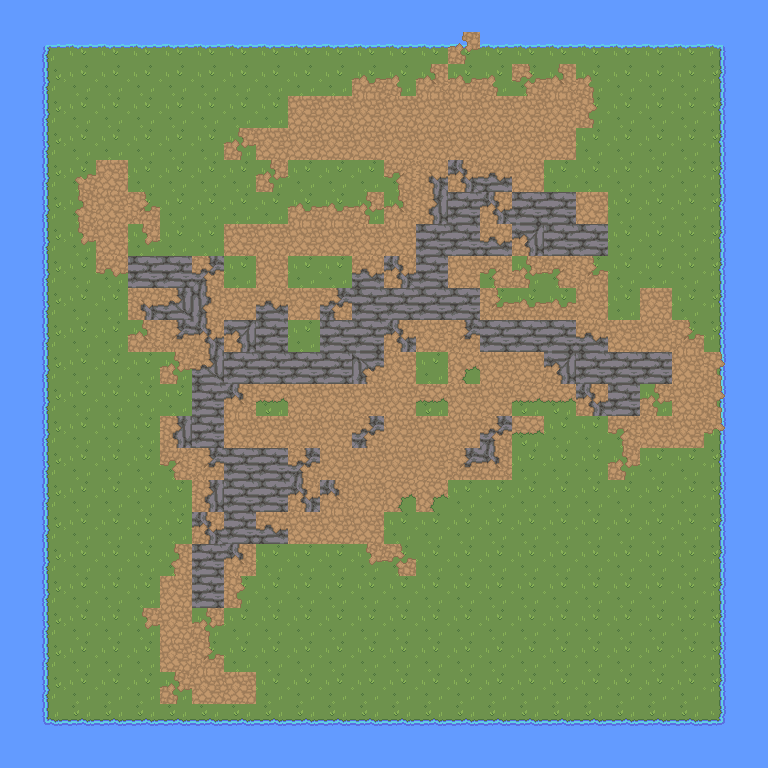

This game map was drawn from its Tiled (.tmx) file and the tilesets committed beside it. A one-line description and the full map source follow:
An orthogonal 24x24 tile map with 32x32 px tiles, 3 tile layers (Tile Layer 1, Tile Layer 2, Tile Layer 3), 2 tilesets.

<map version="1.10" tiledversion="1.11.2" orientation="orthogonal" renderorder="right-down" width="24" height="24" tilewidth="32" tileheight="32" infinite="0" nextlayerid="4" nextobjectid="1">
 <tileset firstgid="1" source="RPG Nature Tileset Autumn.tsx" />
 <tileset firstgid="136" source="RPG Nature Tileset.tsx" />
 <layer id="1" name="Tile Layer 1" width="24" height="24" locked="1">
  <data encoding="csv">
177,177,177,177,177,177,177,177,177,177,177,177,177,177,177,177,177,177,177,177,177,177,177,177,
177,51,52,52,52,52,52,52,52,52,52,52,52,52,52,52,52,52,52,52,52,52,53,177,
177,66,62,62,62,62,62,62,62,62,62,62,62,62,62,62,62,62,62,62,62,62,68,177,
177,66,62,62,62,62,62,62,62,62,62,62,62,62,62,62,62,62,67,62,62,62,68,177,
177,66,62,62,62,62,62,62,62,62,62,62,62,62,62,62,62,62,62,62,62,62,68,177,
177,66,67,62,62,62,62,62,62,62,62,62,62,62,62,62,62,62,62,62,62,62,68,177,
177,66,62,62,62,62,62,62,62,62,62,62,62,62,62,62,62,62,62,62,62,62,68,177,
177,66,62,62,62,62,62,62,62,62,62,62,62,62,62,62,62,62,62,62,62,62,68,177,
177,66,62,62,62,62,62,62,62,62,62,62,62,62,62,62,62,62,62,62,62,62,68,177,
177,66,62,62,62,62,62,62,62,62,62,62,62,62,62,62,62,62,62,62,62,62,68,177,
177,66,62,62,62,62,62,62,62,62,62,62,62,62,62,62,62,62,62,62,62,62,68,177,
177,66,62,62,62,62,62,62,62,62,62,62,62,62,62,62,62,62,62,62,62,62,68,177,
177,66,62,62,62,62,62,62,62,62,62,62,62,62,62,62,62,62,62,62,62,62,68,177,
177,66,62,62,62,62,62,62,62,62,62,62,62,62,62,62,62,62,62,62,62,62,68,177,
177,66,62,62,62,62,62,62,62,62,62,62,62,62,62,62,62,62,62,62,62,62,68,177,
177,66,62,62,62,62,62,62,62,62,62,62,62,62,62,62,62,62,62,62,62,62,68,177,
177,66,62,62,62,62,62,62,62,62,62,62,62,62,62,62,62,62,62,62,62,62,68,177,
177,66,62,62,62,62,62,62,62,62,62,62,62,62,62,62,62,62,62,62,62,62,68,177,
177,66,62,62,62,62,62,62,62,62,62,62,62,62,62,62,62,62,62,62,62,62,68,177,
177,66,62,62,62,62,62,62,62,62,62,62,62,62,62,62,62,62,62,62,62,62,68,177,
177,66,62,62,62,62,62,62,62,62,62,62,62,62,62,62,62,62,62,62,62,62,68,177,
177,66,62,62,62,62,62,62,62,62,62,62,62,62,62,62,62,62,62,62,62,62,68,177,
177,81,82,82,82,82,82,82,82,82,82,82,82,82,82,82,82,82,82,82,82,82,83,177,
177,177,177,177,177,177,177,177,177,177,177,177,177,177,177,177,177,177,177,177,177,177,177,177
</data>
 </layer>
 <layer id="2" name="Tile Layer 2" width="24" height="24">
  <data encoding="csv">
0,0,0,0,0,0,0,0,0,0,0,0,0,0,0,0,0,0,0,0,0,0,0,0,
0,0,0,0,0,0,0,0,0,0,0,0,0,0,305,0,0,0,0,0,0,0,0,0,
0,0,0,0,0,0,0,0,0,0,0,262,263,285,262,263,304,285,263,0,0,0,0,0,
0,0,0,0,0,0,0,0,0,178,178,178,178,178,178,178,178,178,283,0,0,0,0,0,
182,0,0,0,0,0,0,305,178,178,178,178,178,178,178,178,178,178,0,0,0,0,0,0,
182,180,261,178,0,0,0,0,305,0,0,0,265,0,0,178,178,0,0,0,0,0,0,0,
181,180,281,178,284,0,0,0,0,262,262,305,285,0,178,178,0,0,178,0,0,0,0,0,
182,180,301,178,301,0,0,178,178,178,178,178,178,178,178,178,178,178,178,0,0,0,0,0,
182,180,180,302,0,301,178,0,0,0,0,0,0,0,178,265,305,265,284,0,0,0,0,0,
182,180,0,0,0,0,0,178,178,178,178,178,178,178,178,284,262,262,0,0,178,0,0,0,
0,0,0,0,285,0,0,178,178,0,0,46,46,178,178,178,178,178,178,178,178,284,0,0,
0,0,0,181,181,305,0,0,47,47,47,178,178,0,46,178,178,0,178,178,178,178,283,0,
0,0,0,0,0,0,0,46,47,178,178,178,178,47,178,178,47,47,0,0,305,282,283,0,
0,0,0,0,0,178,178,178,178,178,178,178,178,178,178,47,47,0,0,265,178,178,303,0,
0,0,0,0,0,265,0,46,46,46,178,178,178,178,46,46,0,0,0,305,0,0,0,0,
0,0,0,0,0,0,0,178,178,178,46,178,46,46,0,0,0,0,0,0,0,0,0,0,
0,0,0,0,0,0,0,178,0,178,178,178,0,0,0,0,0,0,0,0,0,0,0,0,
0,0,0,0,0,281,178,178,0,0,0,301,304,0,0,0,0,0,0,0,0,0,0,0,
0,0,0,0,0,178,178,283,0,0,0,0,0,0,0,0,0,0,0,0,0,0,0,0,
0,0,0,0,301,178,305,0,0,0,0,0,0,0,0,0,0,0,0,0,0,0,0,0,
0,0,0,0,0,178,284,0,0,0,0,0,0,0,0,0,0,0,0,0,0,0,0,0,
0,0,0,0,0,305,178,178,0,0,0,0,0,0,0,0,0,0,0,0,0,0,0,0,
0,0,0,0,0,0,0,0,0,0,0,0,0,0,0,0,0,0,0,0,0,0,0,0,
0,0,0,0,0,0,0,0,0,0,0,0,0,0,0,0,0,0,0,0,0,0,0,0
</data>
 </layer>
 <layer id="3" name="Tile Layer 3" width="24" height="24">
  <data encoding="csv">
0,0,0,0,0,0,0,0,0,0,0,0,0,0,0,0,0,0,0,0,0,0,0,0,
0,0,0,0,0,0,0,0,0,0,0,0,0,0,0,0,0,0,0,0,0,0,0,0,
0,0,0,0,0,0,0,0,0,0,0,0,0,0,0,0,0,0,0,0,0,0,0,0,
182,182,0,0,0,0,0,0,0,0,0,0,0,0,0,0,0,0,0,0,0,0,0,0,
182,0,0,0,0,0,0,0,0,0,0,0,0,0,0,292,0,0,0,0,0,0,0,0,
182,0,0,0,0,0,0,0,0,0,0,0,0,274,315,312,0,0,0,0,0,0,0,0,
181,0,0,0,0,0,0,0,0,0,0,0,0,293,179,315,179,179,0,0,0,0,0,0,
0,0,0,0,0,0,0,0,0,0,0,0,0,179,179,312,273,179,179,0,0,0,0,0,
0,0,0,0,179,179,314,0,292,0,0,312,315,179,0,0,0,0,0,0,0,0,0,0,
0,0,0,0,274,313,291,0,312,0,314,179,179,179,179,0,0,0,292,0,0,0,0,0,
0,0,0,0,0,294,315,273,179,0,179,179,315,0,294,179,179,179,312,0,0,0,0,0,
0,0,0,0,181,0,313,179,179,179,179,271,0,0,0,0,0,273,179,179,179,0,0,0,
0,0,0,0,0,0,179,295,0,0,0,0,0,0,0,0,0,0,315,179,0,0,0,0,
0,0,0,0,0,293,179,0,0,0,0,314,0,0,0,314,0,0,0,0,0,0,0,0,
0,0,0,0,0,0,294,179,179,314,0,0,0,0,294,295,0,0,0,0,0,0,0,0,
0,0,0,0,0,0,293,179,179,315,295,0,0,0,0,0,0,0,0,0,0,0,0,0,
0,0,0,0,0,0,315,179,312,0,0,0,0,0,0,0,0,0,0,0,0,0,0,0,
0,0,0,0,0,0,179,295,0,0,0,0,0,0,0,0,0,0,0,0,0,0,0,0,
0,0,0,0,0,0,179,0,0,0,0,0,0,0,0,0,0,0,0,0,0,0,0,0,
0,0,0,0,0,0,0,0,0,0,0,0,0,0,0,0,0,0,0,0,0,0,0,0,
0,0,0,0,0,0,0,0,0,0,0,0,0,0,0,0,0,0,0,0,0,0,0,0,
0,0,0,0,0,0,0,0,0,0,0,0,0,0,0,0,0,0,0,0,0,0,0,0,
0,0,0,0,0,0,0,0,0,0,0,0,0,0,0,0,0,0,0,0,0,0,0,0,
0,0,0,0,0,0,0,0,0,0,0,0,0,0,0,0,0,0,0,0,0,0,0,0
</data>
 </layer>
</map>
